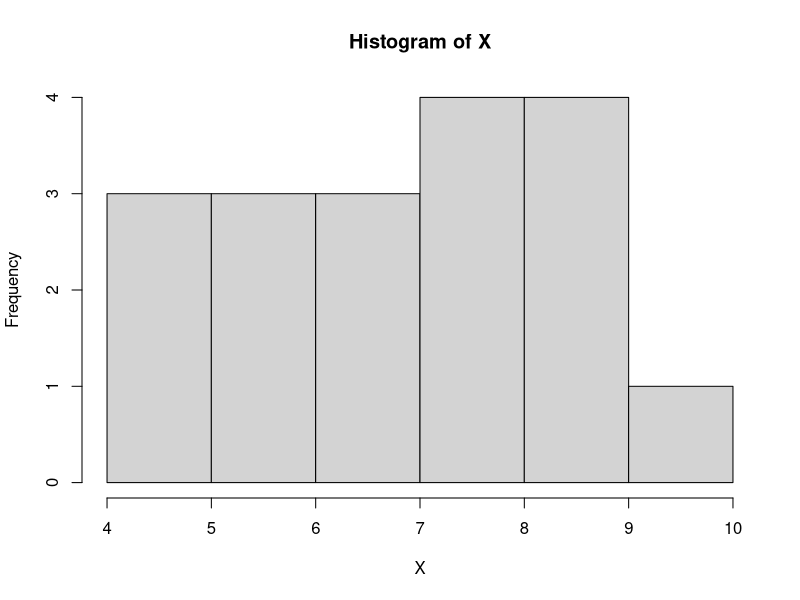
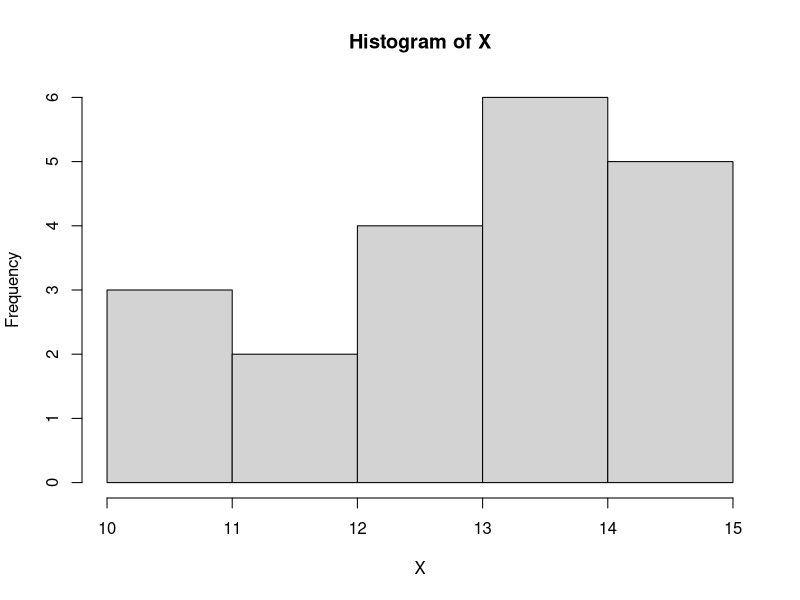

Here is the R script that generated these plots, in order:
# ---------------------------------------------------------------------
# Statistics for the Behavioral Sciences (Chapter 2).

# Problem 3, page 62.
# ---------------------------------------------------------------------

# Create vectors with variable names provided by the text. 
X <- c(5,4,4,4,3,3,3,3,2,2,2,2,2,1,1)

Data <- as.data.frame(table(X))

# Part a
sum(Data$Freq)

# Part b
sum(Data$Freq * as.numeric(Data$X))

# Part c
sum(Data$Freq * as.numeric(Data$X)^2)



# ---------------------------------------------------------------------
# Problem 4, page 63.
# ---------------------------------------------------------------------

# Create vectors with variable names provided by the text. 
X <- c(6,5,5,4,4,3,3,3,3,2,2,2,1,1)

Data <- as.data.frame(table(X))

# Part a
sum(Data$Freq)

# Part b
sum(Data$Freq * as.numeric(Data$X))

# Part c
sum(Data$Freq * as.numeric(Data$X)^2)



# ---------------------------------------------------------------------
# Problem 5, page 63.
# ---------------------------------------------------------------------

# Create vector with variable names provided by the text.
X <- c(44,19,23,17,25,47,32,26,25,30,18,24,49,51,24,13,43,27,34,16,52,18,36,25)

# Part a
# Cut the data up into the given intervals and create a frequency table
table(cut(X, breaks = c(10,15,20,25,30,35,40,45,50,55)))

# Part b
# Cut the data up into the given intervals and create a frequency table
table(cut(X, breaks = c(10,20,30,40,50,60)))



# ---------------------------------------------------------------------
# Problem 6, page 63.
# ---------------------------------------------------------------------

# Create vector with variable names provided by the text.
X <- c(17,30,45,20,39,53,28,19,24,21,34,38,22,29,64,22,44,36,16,56,20,23,58,32,25,22,51,26,43)


# Cut the data up into the given intervals and create a frequency table
table(cut(X, breaks = c(16,25,35,45,55,65)))



# ---------------------------------------------------------------------
# Problem 10, page 63.
# ---------------------------------------------------------------------

# Create vector with variable names provided by the text.
X <- c(8,5,9,6,8,7,4,10,6,9,7,9,9,5,8,8,6,7)

# Part a
table(X)

# Part b
hist(X)



# ---------------------------------------------------------------------
# Problem 14, page 64.
# ---------------------------------------------------------------------

# Create vector with variable names provided by the text.
X <- c(13,14,12,15,15,14,15,11,13,14,11,13,15,12,14,14,10,14,13,15)

# Create table to look at frequencies
table(X)

# It looks like it is skewed left



# ---------------------------------------------------------------------
# Problem 15, page 64.
# ---------------------------------------------------------------------

# Create vector with variable names provided by the text.
X <- c(13,14,12,15,15,14,15,11,13,14,11,13,15,12,14,14,10,14,13,15)

# Part a
table(X)

# Part b
hist(X)

# Part c



# ---------------------------------------------------------------------
# Problem 17 page 64.
# ---------------------------------------------------------------------

# Create vector with variable names provided by the text.
X <- c(5,5,4,4,4,4,4,3,3,3,3,3,3,2,2,2,2,1,1,1)

# Cut the data up into the given intervals and create a frequency table
f <- table(X)

# Make the cumulative sum to get cumulative frequencies.
cf <- cumsum(f)

# Make the cumulative percentages.
cp <- cumsum(prop.table(f))

# Create data.frame containing all our data.
df <- data.frame(f = f, cf = cf, cp = cp)

# Remove f.Var1 column since they are accounted for in the row names.
df <- df[,-1]

# Order columns to match the data presented in the text.
df <- df[order(-cf),]

# Part a
# Using quotes around the numbers "3" and "2" refer to the name of the row rather than
# the third and second column respectively.
df["2","cp"] + (df["3","cp"] - df["2","cp"])/2

# Part b
df["4","cp"] + (df["5","cp"] - df["4","cp"])/2

# Part c
# we use type 1 in the quantile function since our data is Discontinuous.
quantile(X, .15, type = 1)

# Part d
quantile(X, .65, type = 1)



# ---------------------------------------------------------------------
# Problem 18 page 64.
# ---------------------------------------------------------------------

# Create vector with variable names provided by the text.
X <- c(rep("0-4",2), rep("5-9",3), rep("10-14",7), rep("15-19",8), rep("20-24",4), "25-29")

# Cut the data up into the given intervals and create a frequency table
f <- table(X)

# To get the correct ordering
f <- f[c("0-4","5-9","10-14","15-19","20-24","25-29")]

# Make the cumulative sum to get cumulative frequencies.
cf <- cumsum(f)

# Make the cumulative percentages.
cp <- cumsum(prop.table(f))

# Create data.frame containing all our data.
df <- data.frame(f = f, cf = cf, cp = cp)

# Remove f.Var1 column since they are accounted for in the row names.
df <- df[,-1]

# Order columns to match the data presented in the text.
df <- df[order(-cf),]

# Part a
df["5-9","cp"] + (df["10-14","cp"] - df["5-9","cp"])/2

# Part b
df["15-19","cp"] + (df["20-24","cp"] - df["15-19","cp"])/2

# # Part c
# # we use type 1 in the quantile function since our data is Discontinuous.
# quantile(X, .48, type = 1)
# 
# # Part d
# quantile(X, .96, type = 1)



# ---------------------------------------------------------------------
# Problem 19 page 65.
# ---------------------------------------------------------------------

# Create vector with variable names provided by the text.
X <- c(rep(9,7),rep(8,3), rep(7,6), rep(6,5), rep(5,2), rep(4,2))

# Cut the data up into the given intervals and create a frequency table
f <- table(X)

# Make the cumulative sum to get cumulative frequencies.
cf <- cumsum(f)

# Make the cumulative percentages.
cp <- cumsum(prop.table(f))

# Create data.frame containing all our data.
df <- data.frame(f = f, cf = cf, cp = cp)

# Remove f.Var1 column since they are accounted for in the row names.
df <- df[,-1]

# Order columns to match the data presented in the text.
df <- df[order(-cf),]

# Remove first and last rows to match book data.
df <- df[!rownames(df) %in% c("4","9"),]

# Part a
df["6", "cp"]

# Part b
df["7", "cp"]

# # Part c
# quantile(X, .2)
# 
# # Part d
# quantile(X, .66)



# ---------------------------------------------------------------------
# Problem 20 page 65.
# ---------------------------------------------------------------------

# Create vector with variable names provided by the text.
X <- c(rep(16,18),rep(15,5), rep(14,8), rep(13,6), rep(12,4), rep(11,9))

# Cut the data up into the given intervals and create a frequency table
f <- table(X)

# Make the cumulative sum to get cumulative frequencies.
cf <- cumsum(f)

# Make the cumulative percentages.
cp <- cumsum(prop.table(f))

# Create data.frame containing all our data.
df <- data.frame(f = f, cf = cf, cp = cp)

# Remove f.Var1 column since they are accounted for in the row names.
df <- df[,-1]

# Order columns to match the data presented in the text.
df <- df[order(-cf),]

# Remove "16" and "11" rows to match book data.
df <- df[!rownames(df) %in% c("11","16"),]

# Part a
df["13", "cp"]

# Part b
df["15", "cp"]

# # Part c
# quantile(X, .5)
# 
# # Part d
# quantile(X, .6)



# ---------------------------------------------------------------------
# Problem 23 page 65.
# ---------------------------------------------------------------------

# Cant figure out what the question says.



# ---------------------------------------------------------------------
# Problem 25 page 65.
# ---------------------------------------------------------------------

X <- c(36,47,14,19,65,52,47,42,11,25,28,39,32,34,58,57,22,49,22,16,33,37,23,55,44)

stem(X, scale = 2)













